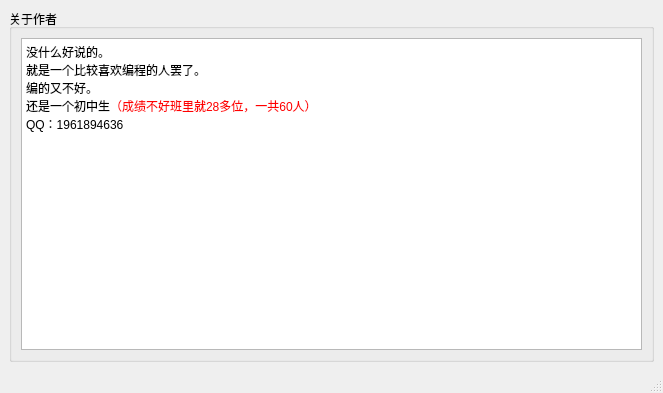
<?xml version="1.0" encoding="UTF-8"?>
<ui version="4.0">
 <class>MainWindow</class>
 <widget class="QMainWindow" name="MainWindow">
  <property name="geometry">
   <rect>
    <x>0</x>
    <y>0</y>
    <width>663</width>
    <height>393</height>
   </rect>
  </property>
  <property name="windowTitle">
   <string>关于作者</string>
  </property>
  <widget class="QWidget" name="centralwidget">
   <layout class="QGridLayout" name="gridLayout">
    <item row="0" column="0">
     <widget class="QGroupBox" name="groupBox">
      <property name="title">
       <string>关于作者</string>
      </property>
      <layout class="QGridLayout" name="gridLayout_2">
       <item row="0" column="0">
        <widget class="QTextEdit" name="textEdit">
         <property name="undoRedoEnabled">
          <bool>false</bool>
         </property>
         <property name="readOnly">
          <bool>true</bool>
         </property>
         <property name="html">
          <string>&lt;!DOCTYPE HTML PUBLIC &quot;-//W3C//DTD HTML 4.0//EN&quot; &quot;http://www.w3.org/TR/REC-html40/strict.dtd&quot;&gt;
&lt;html&gt;&lt;head&gt;&lt;meta name=&quot;qrichtext&quot; content=&quot;1&quot; /&gt;&lt;meta charset=&quot;utf-8&quot; /&gt;&lt;style type=&quot;text/css&quot;&gt;
p, li { white-space: pre-wrap; }
hr { height: 1px; border-width: 0; }
&lt;/style&gt;&lt;/head&gt;&lt;body style=&quot; font-family:'Microsoft YaHei UI'; font-size:9pt; font-weight:400; font-style:normal;&quot;&gt;
&lt;p style=&quot; margin-top:0px; margin-bottom:0px; margin-left:0px; margin-right:0px; -qt-block-indent:0; text-indent:0px;&quot;&gt;没什么好说的。&lt;/p&gt;
&lt;p style=&quot; margin-top:0px; margin-bottom:0px; margin-left:0px; margin-right:0px; -qt-block-indent:0; text-indent:0px;&quot;&gt;就是一个比较喜欢编程的人罢了。&lt;/p&gt;
&lt;p style=&quot; margin-top:0px; margin-bottom:0px; margin-left:0px; margin-right:0px; -qt-block-indent:0; text-indent:0px;&quot;&gt;编的又不好。&lt;/p&gt;
&lt;p style=&quot; margin-top:0px; margin-bottom:0px; margin-left:0px; margin-right:0px; -qt-block-indent:0; text-indent:0px;&quot;&gt;还是一个初中生&lt;span style=&quot; color:#ff0000;&quot;&gt;（成绩不好班里就28多位，一共60人）&lt;/span&gt;&lt;/p&gt;
&lt;p style=&quot; margin-top:0px; margin-bottom:0px; margin-left:0px; margin-right:0px; -qt-block-indent:0; text-indent:0px;&quot;&gt;QQ：1961894636&lt;/p&gt;
&lt;p style=&quot;-qt-paragraph-type:empty; margin-top:0px; margin-bottom:0px; margin-left:0px; margin-right:0px; -qt-block-indent:0; text-indent:0px;&quot;&gt;&lt;br /&gt;&lt;/p&gt;&lt;/body&gt;&lt;/html&gt;</string>
         </property>
         <property name="acceptRichText">
          <bool>false</bool>
         </property>
        </widget>
       </item>
      </layout>
     </widget>
    </item>
   </layout>
  </widget>
  <widget class="QMenuBar" name="menubar">
   <property name="geometry">
    <rect>
     <x>0</x>
     <y>0</y>
     <width>663</width>
     <height>22</height>
    </rect>
   </property>
  </widget>
  <widget class="QStatusBar" name="statusbar"/>
 </widget>
 <resources/>
 <connections/>
</ui>
